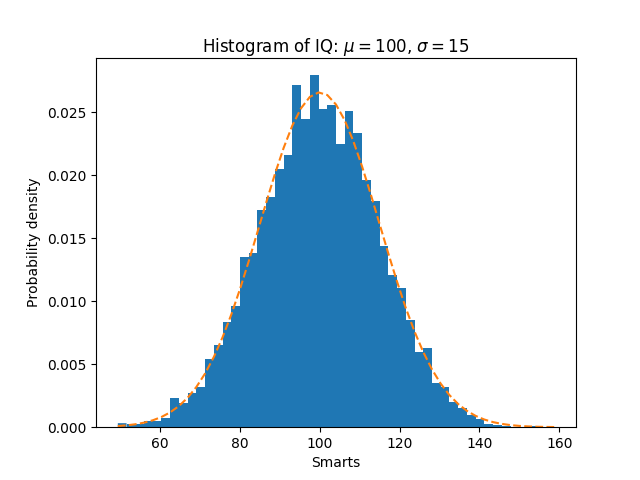

Recreate this plot in Python.
"""
Demo of the histogram (hist) function with a few features.

In addition to the basic histogram, this demo shows a few optional features:

    * Setting the number of data bins
    * The ``normed`` flag, which normalizes bin heights so that the integral of
      the histogram is 1. The resulting histogram is a probability density.
    * Setting the face color of the bars
    * Setting the opacity (alpha value).

"""
import numpy as np
import matplotlib.mlab as mlab
import matplotlib.pyplot as plt


# example data
mu = 100  # mean of distribution
sigma = 15  # standard deviation of distribution
x = mu + sigma * np.random.randn(10000)

num_bins = 50
# the histogram of the data
n, bins, patches = plt.hist(x, num_bins, normed=1)
# add a 'best fit' line
y = mlab.normpdf(bins, mu, sigma)
plt.plot(bins, y, '--')
plt.xlabel('Smarts')
plt.ylabel('Probability density')
plt.title(r'Histogram of IQ: $\mu=100$, $\sigma=15$')

# Tweak spacing to prevent clipping of ylabel
plt.subplots_adjust(left=0.15)
plt.show()
